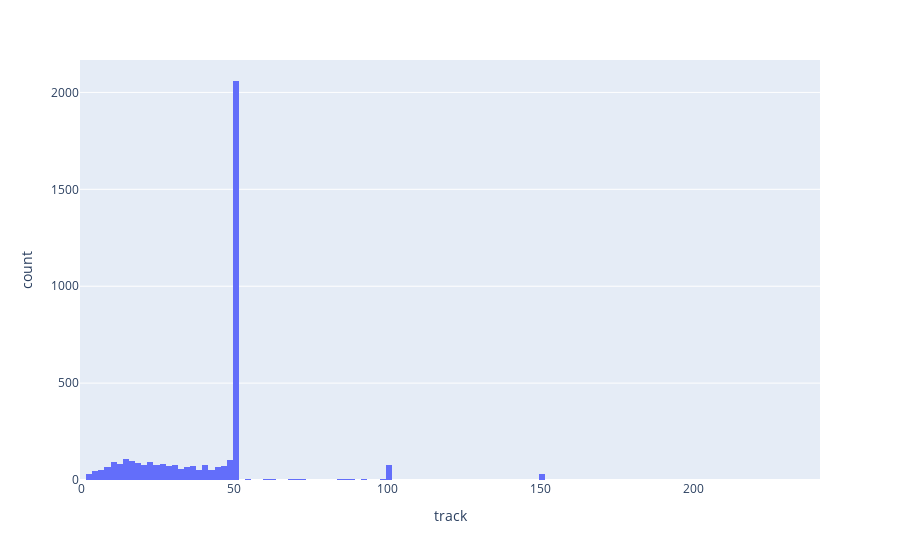

Here is the notebook cell this chart was saved with:
### Code cell
px.histogram(owners_count.drop('spotify'), x='track')

### Figure 1 — Plotly figure (JSON) as saved in the notebook; plotly's stock layout.template omitted (floating-point values rounded to 4 significant figures; data arrays with more than 128 entries replaced by an {"elided": "..."} marker saying what was removed)
{"data": [{"alignmentgroup": "True", "bingroup": "x", "hovertemplate": "track=%{x}<br>count=%{y}<extra></extra>", "legendgroup": "", "marker": {"color": "#636efa", "pattern": {"shape": ""}}, "name": "", "offsetgroup": "", "orientation": "v", "showlegend": false, "x": {"elided": "4023 int values"}, "xaxis": "x", "yaxis": "y", "type": "histogram"}], "layout": {"xaxis": {"anchor": "y", "domain": [0.0, 1.0], "title": {"text": "track"}}, "yaxis": {"anchor": "x", "domain": [0.0, 1.0], "title": {"text": "count"}}, "legend": {"tracegroupgap": 0}, "margin": {"t": 60}, "barmode": "relative"}}
